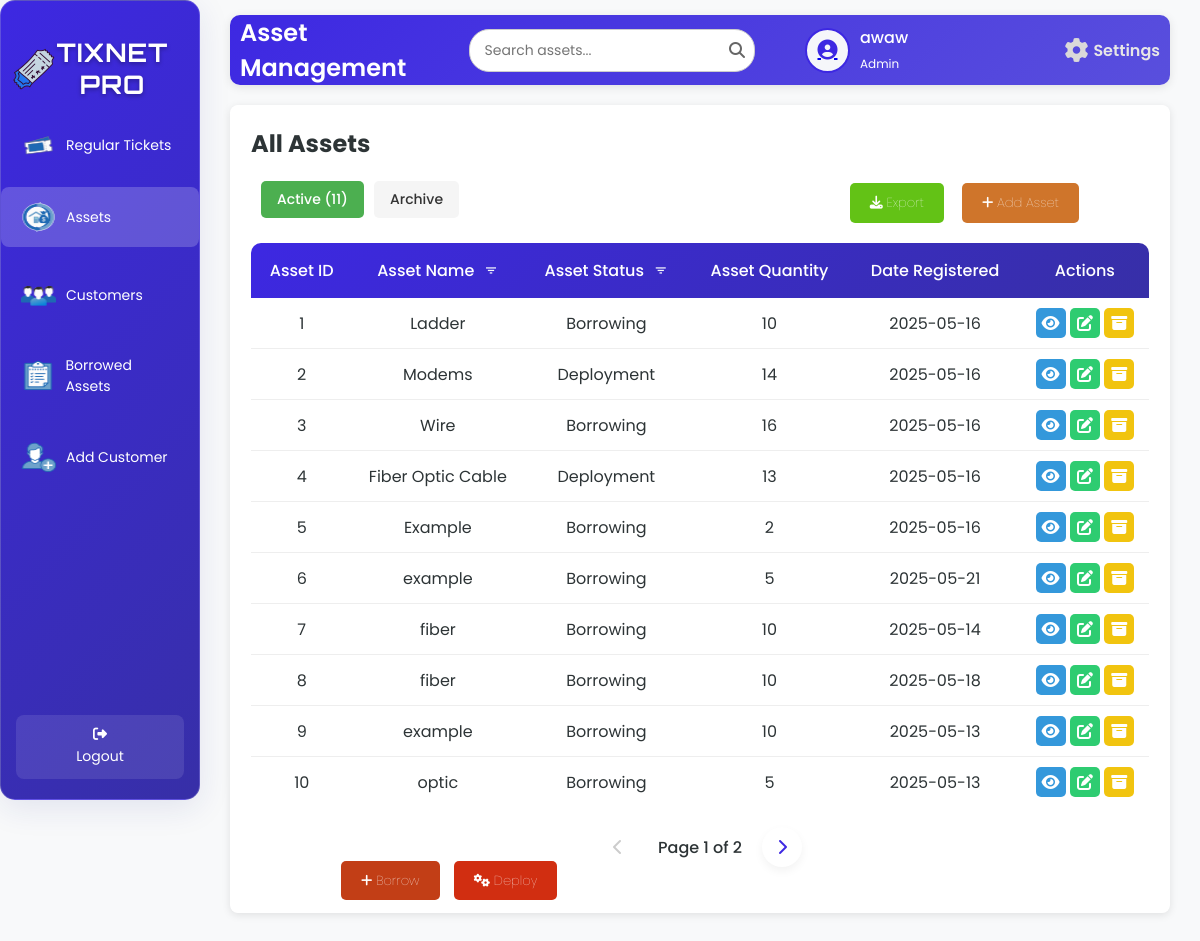
The page /assetsT.php (signed in) on the database as committed earlier.
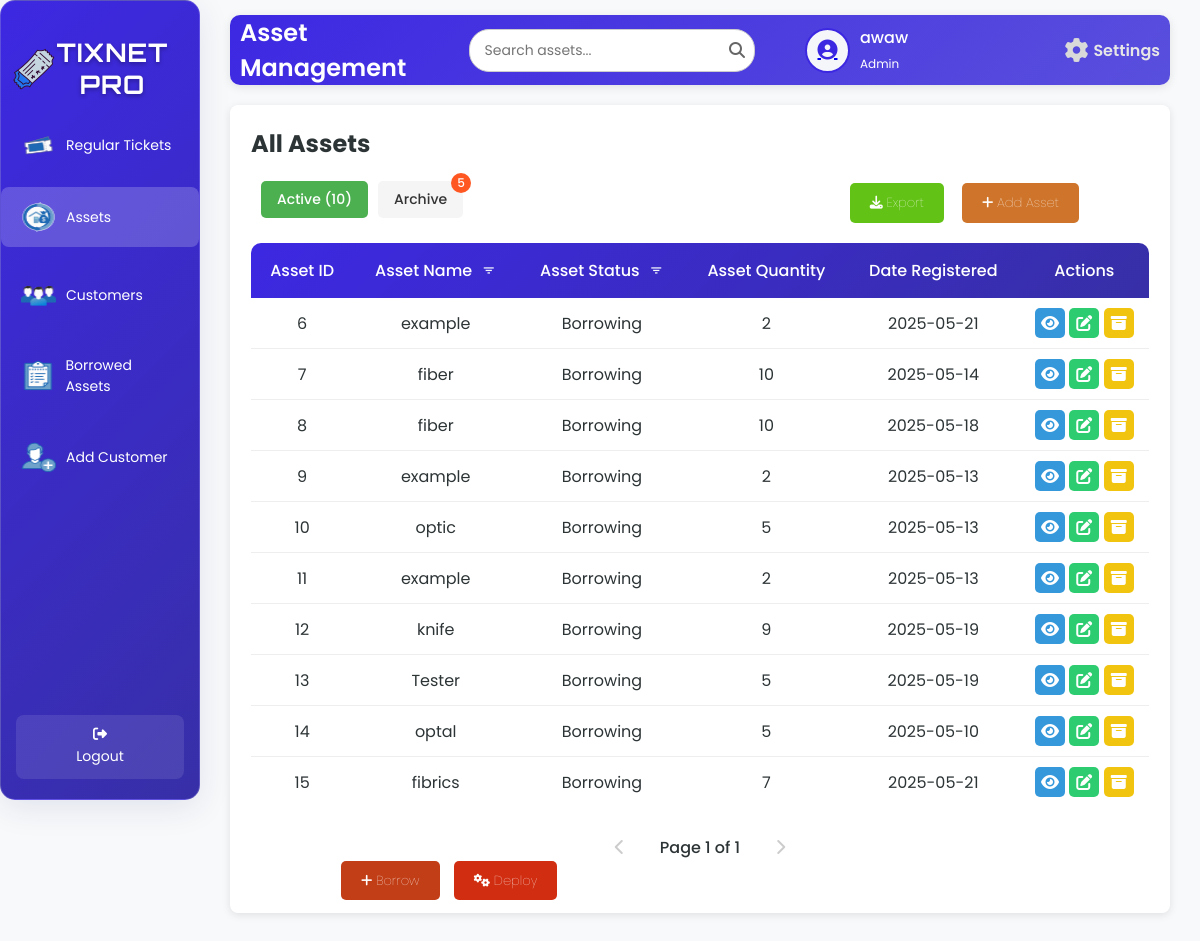
The same page on the database as committed later.
### tables this page shows
CREATE TABLE `tbl_assets` (
  `a_id` int(50) NOT NULL,
  `a_name` varchar(200) NOT NULL,
  `a_status` varchar(200) NOT NULL,
  `a_quantity` int(50) NOT NULL,
  `a_date` date NOT NULL
);

### assetsT.php (the view, shortened to what the changed rows need)
<?php
include 'db.php';
$limit = 10;
$activePage = isset($_GET['active_page']) ? (int)$_GET['active_page'] : 1;
$activeOffset = ($activePage - 1) * $limit;
if ($conn) {
    $activeCountQuery = "SELECT COUNT(*) as total FROM tbl_assets WHERE a_status != 'Archived'";
    $activeCountResult = $conn->query($activeCountQuery);
    $totalActive = $activeCountResult ? $activeCountResult->fetch_assoc()['total'] : 0;
    $totalActivePages = ceil($totalActive / $limit);
    $sqlActive = "SELECT a_id, a_name, a_status, a_quantity, a_date FROM tbl_assets WHERE a_status != 'Archived' ORDER BY a_id ASC LIMIT ?, ?";
    $stmtActive = $conn->prepare($sqlActive);
    $stmtActive->bind_param("ii", $activeOffset, $limit);
    $stmtActive->execute();
    $resultActive = $stmtActive->get_result();
    $archivedCountQuery = "SELECT COUNT(*) as total FROM tbl_assets WHERE a_status = 'Archived'";
    $archivedCountResult = $conn->query($archivedCountQuery);
    $totalArchived = $archivedCountResult ? $archivedCountResult->fetch_assoc()['total'] : 0;
} else {
    $_SESSION['error'] = "Database connection failed.";
}
?>
<!DOCTYPE html>
<html lang="en">
<head>
    <link rel="stylesheet" href="assetT.css">
    <link rel="stylesheet" href="https://cdnjs.cloudflare.com/ajax/libs/font-awesome/6.6.0/css/all.min.css">
    <link rel="stylesheet" href="https://unpkg.com/boxicons@2.1.4/css/boxicons.min.css">
</head>
<body>
<div class="wrapper">
    <div class="sidebar glass-container">
        <h2><img src="image/logo.png" alt="Tix Net Icon" class="sidebar-icon">TixNet Pro</h2>
    </div>
    <div class="container">
        <div class="upper">
            <h1>Asset Management</h1>
        </div>
        <div class="table-box glass-container">
            <div class="assets">
                <h2>All Assets</h2>
                <div class="header-controls">
                    <div class="tab-buttons">
                        <button class="tab-btn active" onclick="showAssetTab('active')">Active (<?php echo $totalActive; ?>)</button>
                        <button class="tab-btn" onclick="showAssetTab('archive')">Archive
                            <?php if ($totalArchived > 0): ?>
                                <span class="tab-badge"><?php echo $totalArchived; ?></span>
                            <?php endif; ?>
                        </button>
                    </div>
                </div>
                <div id="assets-active" class="tab-content">
                    <table id="assets-table">
                        <thead>
                            <tr>
                                <th>Asset ID</th>
                                <th>
                                    Asset Name
                                    <button class="filter-btn" onclick="showAssetNameFilterModal('active')" title="Filter by Asset Name">
                                        <i class='bx bx-filter'></i>
                                    </button>
                                </th>
                                <th>
                                    Asset Status
                                    <button class="filter-btn" onclick="showAssetStatusFilterModal('active')" title="Filter by Asset Status">
                                        <i class='bx bx-filter'></i>
                                    </button>
                                </th>
                                <th>Asset Quantity</th>
                                <th>Date Registered</th>
                                <th>Actions</th>
                            </tr>
                        </thead>
                        <tbody id="assets-table-body">
                            <?php
                            if ($resultActive && $resultActive->num_rows > 0) {
                                while ($row = $resultActive->fetch_assoc()) {
                                    echo "<tr>
                                            <td>" . htmlspecialchars($row['a_id'], ENT_QUOTES, 'UTF-8') . "</td>
                                            <td>" . htmlspecialchars($row['a_name'], ENT_QUOTES, 'UTF-8') . "</td>
                                            <td>" . htmlspecialchars($row['a_status'], ENT_QUOTES, 'UTF-8') . "</td>
                                            <td>" . htmlspecialchars($row['a_quantity'], ENT_QUOTES, 'UTF-8') . "</td>
                                            <td>" . htmlspecialchars($row['a_date'], ENT_QUOTES, 'UTF-8') . "</td>
                                            <td>
                                                <a class='view-btn' onclick=\"showAssetViewModal('" . htmlspecialchars($row['a_id'], ENT_QUOTES, 'UTF-8') . "', '" . htmlspecialchars($row['a_name'], ENT_QUOTES, 'UTF-8') . "', '" . htmlspecialchars($row['a_status'], ENT_QUOTES, 'UTF-8') . "', '" . htmlspecialchars($row['a_quantity'], ENT_QUOTES, 'UTF-8') . "', '" . htmlspecialchars($row['a_date'], ENT_QUOTES, 'UTF-8') . "')\" title='View'><i class='fas fa-eye'></i></a>
                                                <a class='edit-btn' onclick=\"showEditAssetModal('" . htmlspecialchars($row['a_id'], ENT_QUOTES, 'UTF-8') . "', '" . htmlspecialchars($row['a_name'], ENT_QUOTES, 'UTF-8') . "', '" . htmlspecialchars($row['a_status'], ENT_QUOTES, 'UTF-8') . "', '" . htmlspecialchars($row['a_quantity'], ENT_QUOTES, 'UTF-8') . "', '" . htmlspecialchars($row['a_date'], ENT_QUOTES, 'UTF-8') . "')\" title='Edit'><i class='fas fa-edit'></i></a>
                                                <a class='archive-btn' onclick=\"showArchiveModal('" . htmlspecialchars($row['a_id'], ENT_QUOTES, 'UTF-8') . "', '" . htmlspecialchars($row['a_name'], ENT_QUOTES, 'UTF-8') . "')\" title='Archive'><i class='fas fa-archive'></i></a>
                                            </td></tr>";
                                }
                            } else {
                                echo "<tr><td colspan='6'>No active assets found.</td></tr>";
                            }
                            ?>
                        </tbody>
                    </table>
                    <div class="pagination" id="active-pagination">
                        <?php if ($activePage > 1): ?>
                            <a href="javascript:searchAssets(<?php echo $activePage - 1; ?>, 'active')" class="pagination-link"><i class="fas fa-chevron-left"></i></a>
                        <?php else: ?>
                            <span class="pagination-link disabled"><i class="fas fa-chevron-left"></i></span>
                        <?php endif; ?>
                        <span class="current-page">Page <?php echo $activePage; ?> of <?php echo $totalActivePages; ?></span>
                        <?php if ($activePage < $totalActivePages): ?>
                            <a href="javascript:searchAssets(<?php echo $activePage + 1; ?>, 'active')" class="pagination-link"><i class="fas fa-chevron-right"></i></a>
                        <?php else: ?>
                            <span class="pagination-link disabled"><i class="fas fa-chevron-right"></i></span>
                        <?php endif; ?>
                    </div>
                </div>
            </div>
        </div>
    </div>
</div>
</body>
</html>

Rows that differ between the two databases and show on the page:
no longer on this page (row edited): tbl_assets: a_id "1", a_name "Ladder", a_status "Borrowing", a_quantity "10", a_date "2025-05-16"
no longer on this page (row edited): tbl_assets: a_id "2", a_name "Modems", a_status "Deployment", a_quantity "14", a_date "2025-05-16"
no longer on this page (row edited): tbl_assets: a_id "3", a_name "Wire", a_status "Borrowing", a_quantity "16", a_date "2025-05-16"
no longer on this page (row edited): tbl_assets: a_id "4", a_name "Fiber Optic Cable", a_status "Deployment", a_quantity "13", a_date "2025-05-16"
no longer on this page (row edited): tbl_assets: a_id "5", a_name "Example", a_status "Borrowing", a_quantity "2", a_date "2025-05-16"
changed tbl_assets id 6: a_quantity "5" → "2"
changed tbl_assets id 9: a_quantity "10" → "2"
now on this page (row edited): tbl_assets: a_id "11", a_name "example", a_status "Borrowing", a_quantity "2", a_date "2025-05-13"
added tbl_assets: a_id "12", a_name "knife", a_status "Borrowing", a_quantity "9", a_date "2025-05-19"
added tbl_assets: a_id "13", a_name "Tester", a_status "Borrowing", a_quantity "5", a_date "2025-05-19"
added tbl_assets: a_id "14", a_name "optal", a_status "Borrowing", a_quantity "5", a_date "2025-05-10"
added tbl_assets: a_id "15", a_name "fibrics", a_status "Borrowing", a_quantity "7", a_date "2025-05-21"
Other text that changed with them:
$totalActive: "11" → "10"
$totalArchived: (not shown) → "5"
$totalActivePages: "2" → "1"
